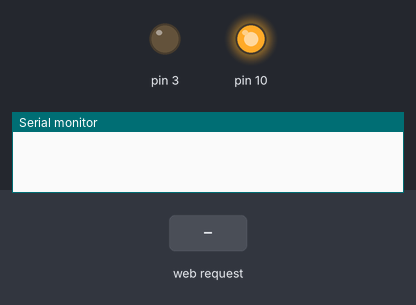
Recording of a sketch running on a simulated Arduino Uno, built for the host (arithmetic inside an expression is 32-bit, double 64-bit). On the bench: output pins drawn as LEDs (lit = HIGH), the last lines printed to the serial monitor. The inputs (shaded band) are chosen by the test bench. WiFi joins after 1.5 s; servers stay silent unless stated; storage starts empty.

Above: at 1.2 s.
1.3 s: HTTP request GET /?state=on received
At 2.5 s:
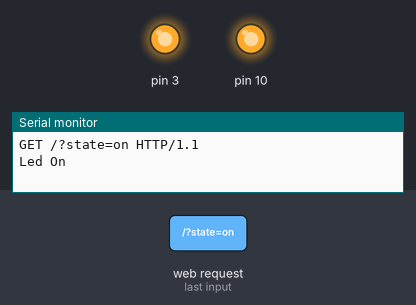
2.8 s: HTTP request GET /?state=off received
At 3.7 s:
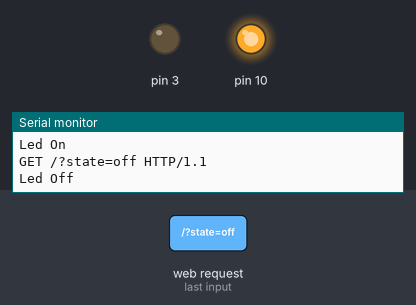
Timing chart, 0 to 5.8 s (numbered marks = the images above; inputs shaded):
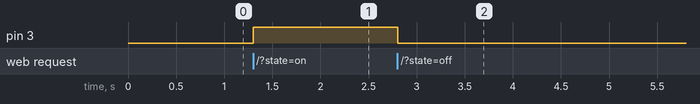

Measured:
- after the input at 1.3 s, pin 3: LOW → HIGH at once
- after the input at 2.8 s, pin 3: HIGH → LOW at once

The sketch:

web_switch.ino
```cpp
#include <SPI.h>
#include <Ethernet.h>
#include <SD.h>

byte mac[] = {0xDE, 0xAD, 0xBE, 0xEF, 0xFE, 0xED };
IPAddress ip(192, 168, 40, 177);

char rootFileName[] = "index.htm";
EthernetServer server(80);

File myFile;

void setup() {
  SD.begin(4);
  Serial.begin(9600);

  pinMode(3, OUTPUT);
  digitalWrite(3, LOW);

  pinMode(10, OUTPUT);
  digitalWrite(10, HIGH);

  Ethernet.begin(mac, ip);
  server.begin();
}

void loop()
{
  char clientline[100];
  char *filename;
  int index = 0;

  EthernetClient client = server.available();

  if (client) {
    // reset the input buffer
    index = 0;

    while (client.connected()) {
      if (client.available()) {
        char c = client.read();

        if (c != '\n' && c != '\r') {
          clientline[index] = c;
          index++;
          continue;
        }

        clientline[index] = 0;
        filename = 0;

        Serial.println(clientline);

        // Look for substring such as a request to get the root file
        if (strstr(clientline, "GET / ") != 0) {
          filename = rootFileName;
        }

        if (strstr(clientline, "GET /") != 0) {
          // this time no space after the /, so a sub-file

          if (!filename) filename = clientline + 5; // look after the "GET /" (5 chars)

          // a little trick, look for the " HTTP/1.1" string and
          // turn the first character of the substring into a 0 to clear it out.

          (strstr(clientline, " HTTP"))[0] = 0;

          if (filename[0] == '?') {
            String queryString(filename);

            if (queryString.indexOf("state=on") > 0) {
              digitalWrite(3, HIGH);
              Serial.println("Led On");

              client.println("HTTP/1.1 200 OK");
              client.println("Content-Type: application/json");
              client.println();
              client.println("{\"state\":\"on\"}");
              break;

            } else if (queryString.indexOf("state=off") > 0) {
              digitalWrite(3, LOW);
              Serial.println("Led Off");

              client.println("HTTP/1.1 200 OK");
              client.println("Content-Type: application/json");
              client.println();
              client.println("{\"state\":\"off\"}");
              break;

            } else if (queryString.indexOf("state") > 0) {
              bool state = digitalRead(3);

              client.println("HTTP/1.1 200 OK");
              client.println("Content-Type: application/json");
              client.println();

              if (state) {
                client.println("{\"state\":\"on\"}");

              } else {
                client.println("{\"state\":\"off\"}");
              }

              break;
            }
          }

          myFile = SD.open(filename);

          if (!myFile ) {
            client.println("HTTP/1.1 404 Not Found");
            client.println("Content-Type: text/html");
            client.println();

            client.print("<h3>");
            client.print(filename);
            client.print(" not found! ");
            client.print("</h3>");
            client.println("");
            break;
          }

          client.println("HTTP/1.1 200 OK");

          if (strstr(filename, ".htm") != 0) {
            client.println("Content-Type: text/html");

          } else if (strstr(filename, ".css") != 0) {
            client.println("Content-Type: text/css");

          } else if (strstr(filename, ".js") != 0) {
            client.println("Content-Type: application/x-javascript");

          } else if (strstr(filename, ".jpg") != 0) {
            client.println("Content-Type: image/jpeg");

          } else {
            client.println("Content-Type: text");
          }

          client.println();

          byte cB[64];
          int cC = 0;

          while (myFile.available()) {
            cB[cC] = myFile.read();
            cC++;
            if (cC > 63) {
              client.write(cB, 64);
              cC = 0;
            }
          }

          if (cC > 0) {
            client.write(cB, cC);
          }

          myFile.close();

        } else {
          // everything else is a 404
          client.println("HTTP/1.1 404 Not Found");
          client.println("Content-Type: text/html");
          client.println();
          client.println("<h2>File Not Found!</h2>");

        }

        break;
      }
    }

    // give the web browser time to receive the data
    delay(1);
    client.stop();
  }
}
```
